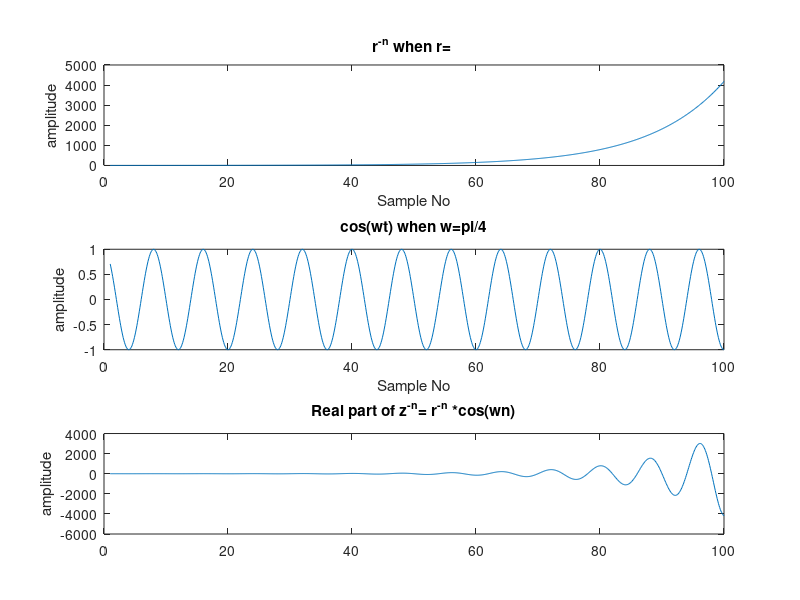

Reproduce this figure in MATLAB. (Note: this script raises an error after producing the figure.)
%©ALRAAAFI (ID-22111128:JSTUCSE4th)
clc;
clear all;
close all;

n = 1:0.1:100;
r = 0.92;
w = pi/4;

y1 = r.^(-n);
y2 = cos(w.*n) - i*sin( w.*n );
y = y1.*y2;

subplot(3,1,1);
plot(n,y1);
xlabel('Sample No');
ylabel('amplitude');
title('r^-^n when r= ');


subplot(3,1,2);
plot(n,y2);
xlabel('Sample No');
ylabel('amplitude');
title('cos(wt) when w=pi/4');


subplot(3,1,3);
plot(n,real(y));
xlabel(' ');
ylabel('amplitude');
title('Real part of z^-^n= r^-^n *cos(wn)');





syms f a x;
f = a^x;
ztrans(f)
iztrans(f)